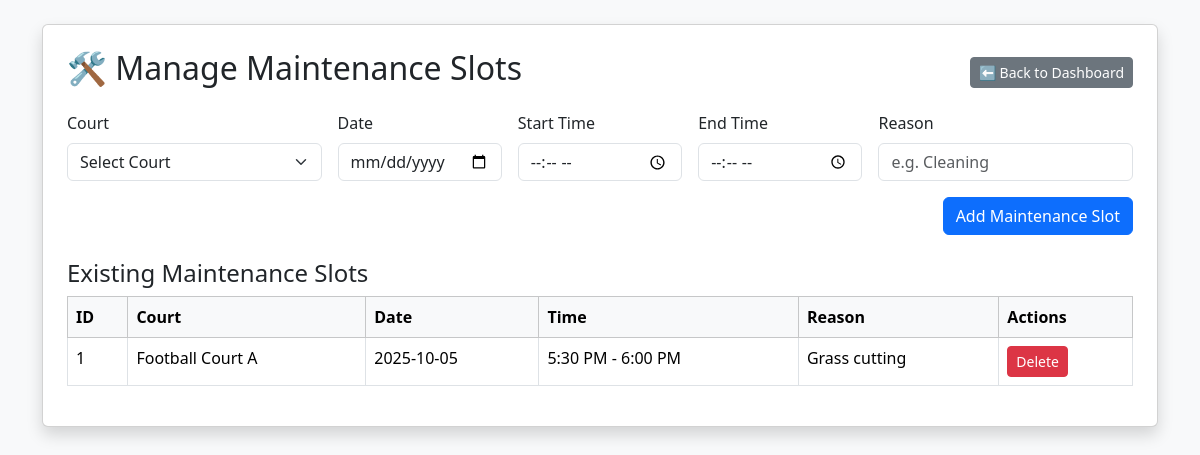
/maintenance.php (signed in), run on the app's committed database.
### tables this page shows
CREATE TABLE `maintenance` (
  `id` int(11) NOT NULL,
  `court_id` int(11) NOT NULL,
  `block_date` date NOT NULL,
  `start_time` time NOT NULL,
  `end_time` time NOT NULL,
  `reason` varchar(255) DEFAULT NULL
);

CREATE TABLE `courts` (
  `court_id` int(11) NOT NULL,
  `name` varchar(100) NOT NULL,
  `location` varchar(200) NOT NULL,
  `court_type` varchar(50) DEFAULT NULL,
  `price_per_slot` decimal(10,2) DEFAULT NULL,
  `image_url` varchar(300) DEFAULT NULL,
  `open_time` time DEFAULT NULL,
  `close_time` time DEFAULT NULL,
  `created_by` int(11) DEFAULT NULL,
  `created_at` timestamp NOT NULL DEFAULT current_timestamp()
);

### maintenance.php (the view, shortened to what this page needs)
<?php
include "db.php";
$sql = "SELECT m.id, m.block_date AS date, m.start_time, m.end_time, m.reason, c.name AS court_name
        FROM maintenance m
        JOIN courts c ON m.court_id = c.court_id
        ORDER BY m.block_date DESC";
$result = $conn->query($sql);
?>
<!DOCTYPE html>
<html>
<head>
    <link href="https://cdn.jsdelivr.net/npm/bootstrap@5.3.2/dist/css/bootstrap.min.css" rel="stylesheet">
</head>
<body class="bg-light">
<div class="container mt-4">
    <div class="card shadow p-4">
        <div class="d-flex justify-content-between align-items-center mb-3">
            <h2>🛠️ Manage Maintenance Slots</h2>
            <a href="admin_dashboard.php" class="btn btn-secondary btn-sm">⬅ Back to Dashboard</a>
        </div>
        <form method="post" class="row g-3 mb-4">
            <div class="col-md-3">
                <label class="form-label">Court</label>
                <select name="court_id" class="form-select" required>
                    <option value="">Select Court</option>
                </select>
            </div>
            <div class="col-md-2">
                <label class="form-label">Date</label>
                <input type="date" name="block_date" class="form-control" required>
            </div>
            <div class="col-md-2">
                <label class="form-label">Start Time</label>
                <input type="time" name="start_time" class="form-control" required>
            </div>
            <div class="col-md-2">
                <label class="form-label">End Time</label>
                <input type="time" name="end_time" class="form-control" required>
            </div>
            <div class="col-md-3">
                <label class="form-label">Reason</label>
                <input type="text" name="reason" class="form-control" placeholder="e.g. Cleaning">
            </div>
            <div class="col-12 text-end">
                <button type="submit" class="btn btn-primary">Add Maintenance Slot</button>
            </div>
        </form>
        <h4>Existing Maintenance Slots</h4>
        <table class="table table-bordered table-hover">
            <thead class="table-light">
                <tr>
                    <th>ID</th>
                    <th>Court</th>
                    <th>Date</th>
                    <th>Time</th>
                    <th>Reason</th>
                    <th>Actions</th>
                </tr>
            </thead>
            <tbody>
                <?php while ($row = $result->fetch_assoc()): ?>
                <tr>
                    <td><?= $row["id"] ?></td>
                    <td><?= htmlspecialchars($row["court_name"]) ?></td>
                    <td><?= $row["date"] ?></td>
                    <td><?= date("g:i A", strtotime($row["start_time"])) ?> - <?= date("g:i A", strtotime($row["end_time"])) ?></td>
                    <td><?= htmlspecialchars($row["reason"]) ?></td>
                    <td>
                        <a href="?delete=<?= $row["id"] ?>" class="btn btn-sm btn-danger" onclick="return confirm('Delete this maintenance slot?')">Delete</a>
                    </td>
                </tr>
                <?php endwhile; ?>
            </tbody>
        </table>
    </div>
</div>
</body>
</html>

### data on the page
maintenance: id "1", court.name "Football Court A", block_date "2025-10-05", start_time "5:30 PM", end_time "6:00 PM", reason "Grass cutting"
